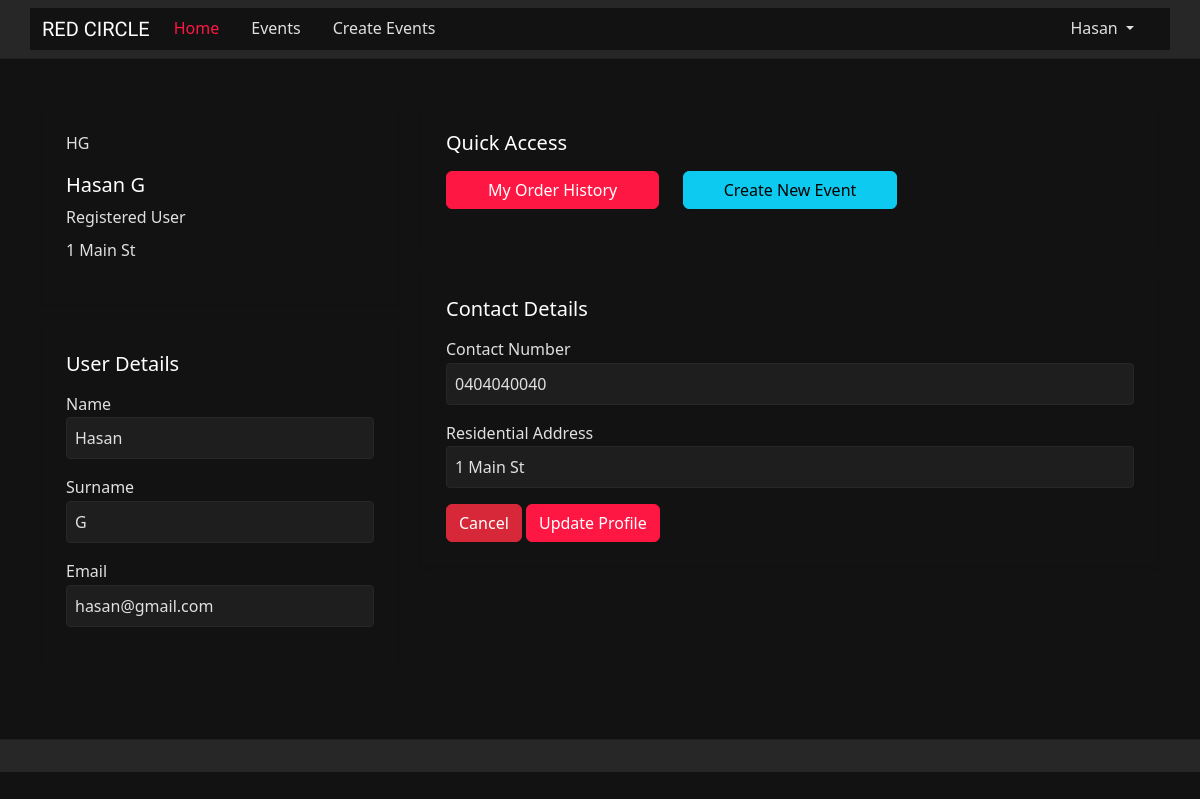
Screenshot of /profile (signed in) with the database file from the repository.
### website/models.py (models this page shows, shortened)
class User(db.Model, UserMixin):
    __tablename__ = 'users'
    id = db.Column(db.Integer, primary_key=True)
    firstName = db.Column(db.String(100), index=True, unique=False, nullable=False)
    surname = db.Column(db.String(100), index=True, unique=False, nullable=False)
    email = db.Column(db.String(100), index=True, nullable=False, unique=True)
    mobileNumber = db.Column(db.String(15), index=True, nullable=False, unique=True)
    streetAddress = db.Column(db.String(150), index=True, nullable=False)
    password_hash = db.Column(db.String(255), nullable=False)
    role = db.Column(db.String(20), default='attendee')
    created_at = db.Column(db.DateTime, default=datetime.now)
    updated_at = db.Column(db.DateTime, default=datetime.now, onupdate=datetime.now)
    comments = db.relationship('Comment', backref='user', lazy='dynamic')
    bookings = db.relationship('Booking', backref='user', lazy='dynamic')
    events_created = db.relationship('Event', foreign_keys='Event.created_by', backref='creator_user', lazy='dynamic')

### website/views.py (the view, shortened to what this page needs)
@main_bp.route('/profile', methods=['GET', 'POST'])
@login_required
def profile():
    form = ProfileUpdateForm(original_mobile=current_user.mobileNumber)
    if request.method == 'GET':
        form.firstName.data = current_user.firstName
        form.surname.data = current_user.surname
        form.email.data = current_user.email
        form.mobileNumber.data = current_user.mobileNumber
        form.streetAddress.data = current_user.streetAddress
    return render_template('auth/user_profile.html', form=form)

### website/templates/auth/user_profile.html (shortened to what this page needs)
{% extends 'base.html' %}
{% block content %}
<section class="user-profile-section">
  <div class="container py-5">
    <div class="row">
      <div class="col-lg-4 mb-4">
        <div class="profile-card p-4 shadow-sm">
          <div class="profile-image mb-3">
            <div class="image-container">
              <span class="user-placeholder">{{ current_user.firstName[0] }}{{ current_user.surname[0] }}</span>
            </div>
          </div>
          <h5 class="profile-name mb-2">{{ current_user.firstName }} {{ current_user.surname }}</h5>
          <p class="profile-role mb-2">Registered User</p>
          <p class="profile-address">{{ current_user.streetAddress }}</p>
        </div>
        <div class="details-card p-4 shadow-sm mt-4">
          <form method="POST" novalidate>
            <h5 class="form-title mb-3">User Details</h5>
            <div class="form-group mb-3">
              <label for="{{ form.firstName.id }}">Name</label>
              {{ form.firstName(class="form-control") }}
            </div>
            <div class="form-group mb-3">
              <label for="{{ form.surname.id }}">Surname</label>
              {{ form.surname(class="form-control") }}
            </div>
            <div class="form-group mb-3">
              <label for="{{ form.email.id }}">Email</label>
              {{ form.email(class="form-control") }}
            </div>
          </form>
        </div>
      </div>
      <div class="col-lg-8">
        <div class="options-card p-4 shadow-sm mb-4">
          <h5 class="form-title mb-3">Quick Access</h5>
          <div class="row">
            <div class="col-md-4 mb-3">
              <a href="{{ url_for('main.booking_history') }}" class="btn btn-primary w-100">My Order History</a>
            </div>
            <div class="col-md-4 mb-3">
              <a href="{{ url_for('event.create') }}" class="btn btn-info w-100">Create New Event</a>
            </div>
          </div>
        </div>
        <div class="contact-card p-4 shadow-sm">
          <form method="POST" novalidate>
            <h5 class="form-title mb-3">Contact Details</h5>
            <div class="form-group mb-3">
              <label for="{{ form.mobileNumber.id }}">Contact Number</label>
              {{ form.mobileNumber(class="form-control") }}
            </div>
            <div class="form-group mb-3">
              <label for="{{ form.streetAddress.id }}">Residential Address</label>
              {{ form.streetAddress(class="form-control") }}
            </div>
            <div class="form-actions mt-3">
              <a href="{{ url_for('main.booking_history') }}" class="btn btn-secondary">Cancel</a>
              {{ form.submit(class="btn btn-primary") }}
            </div>
          </form>
        </div>
      </div>
    </div>
  </div>
</section>
{% endblock %}

### website/templates/base.html (shortened to what this page needs)
<html>
<head>
    <link href="https://cdn.jsdelivr.net/npm/bootstrap@5.3.2/dist/css/bootstrap.min.css" rel="stylesheet"
>
    <link rel="stylesheet" href="https://cdnjs.cloudflare.com/ajax/libs/font-awesome/6.4.0/css/all.min.css">
    <link rel="stylesheet" href="{{ url_for('static', filename='/style/style.css') }}">
</head>
    <header>
        <nav class="navbar navbar-expand-lg navbar-light bg-body-secondary">
            <div class="container">
                <a class="navbar-brand" href="/">RED CIRCLE</a>
                <div class="collapse navbar-collapse" id="navbarSupportedContent">
                    <div class="navbar-nav me-auto">
                        <a class="nav-item nav-link active" aria-current="page" href="/">Home</a>
                        <a class="nav-item nav-link" href="{{ url_for('event.allevents') }}">Events</a>
                        {% if current_user.is_authenticated %}
                            <a class="nav-item nav-link" href="{{ url_for('event.create') }}">Create Events</a>
                        {% endif %}
                    </div>
                    <div class="navbar-nav ms-auto">
                        {% if current_user.is_authenticated %}
                        <div class="nav-item dropdown">
                            <a class="nav-link dropdown-toggle" href="#" role="button" data-bs-toggle="dropdown" aria-expanded="false">{{current_user.firstName}}
                            </a>
                        </div>
                        {% else %}
                            <a href="{{ url_for('auth.login') }}">Login</a>
                            <a href="{{ url_for('auth.register') }}">Register</a>
                        {% endif %}
                    </div>
                </div>
            </div>
        </nav>
    </header>
    {% block content %}
    {% endblock %}
    <footer class="footer">
    </footer>
</body>
</html>

### website/static/style/style.css (style rules this page uses)
:root { --bg-primary: #121212; --bg-secondary: #1e1e1e; --bg-tertiary: #272727; --bg-dark: #121212; --text-light: #e0e0e0; --text-light: #e0e0e0; --text-muted: #a0a0a0; --red-primary: #ff1744; --red-secondary: #e63946; --red-deep: #d62839; --red-dark-maroon: #8d021f; --red-highlight: #ff4d6d; }
.btn-primary { background-color: var(--red-primary) !important; border-color: var(--red-primary) !important; color: #fff !important; }
.btn-secondary { background-color: var(--red-deep) !important; border-color: var(--red-deep) !important; color: #fff !important; }
*, *::before, *::after { box-sizing: border-box; margin: 0; padding: 0; }
html, body { height: 100%; background-color: var(--bg-primary); color: white; font-family: "Segoe UI", Tahoma, Geneva, Verdana, sans-serif; line-height: 1.6; margin: 0; padding: 0; }
a { color: var(--red-primary); text-decoration: none; }
h1, h2, h3, h4, h5, h6 { color: #fff; font-weight: 400; margin-bottom: 0.5rem; }
p, span, li { color: var(--text-light); }
.mb-2 { margin-bottom: 0.5rem !important; }
.mt-4 { margin-top: 1.5rem !important; }
.mb-4 { margin-bottom: 1.5rem !important; }
.navbar { background: var(--bg-tertiary) !important; border-bottom: 1px solid var(--bg-secondary); padding: 0.5rem 1rem; justify-content: center; }
.navbar-brand, .navbar-brand-centered { color: #fff; text-transform: uppercase; font-family: "Tilt Prism", sans-serif; }
.navbar .nav-link { color: var(--text-light); margin-right: 1rem; }
.navbar .nav-link:hover, .navbar .nav-link.active { color: var(--red-primary); }
.btn-primary { background: var(--red-primary) !important; border-color: var(--red-primary) !important; color: #fff; }
.btn-secondary { background: var(--red-deep) !important; border-color: var(--red-deep) !important; color: #fff; }
.form-control, select, textarea { background: var(--bg-secondary); color: var(--text-light); border: 1px solid var(--bg-tertiary); border-radius: 4px; padding: 0.5rem; }
.form-control::placeholder { color: var(--text-muted); }
.container, .container-fluid { background: var(--bg-primary); color: var(--text-light); }
footer { background: var(--bg-tertiary); color: var(--text-muted); text-align: center; padding: 1rem 0; border-top: 1px solid var(--bg-secondary); }

### rows the page displays
User: firstName "Hasan", firstName "H", surname "G", streetAddress "1 Main St", email "hasan@gmail.com", mobileNumber "0404040040"
